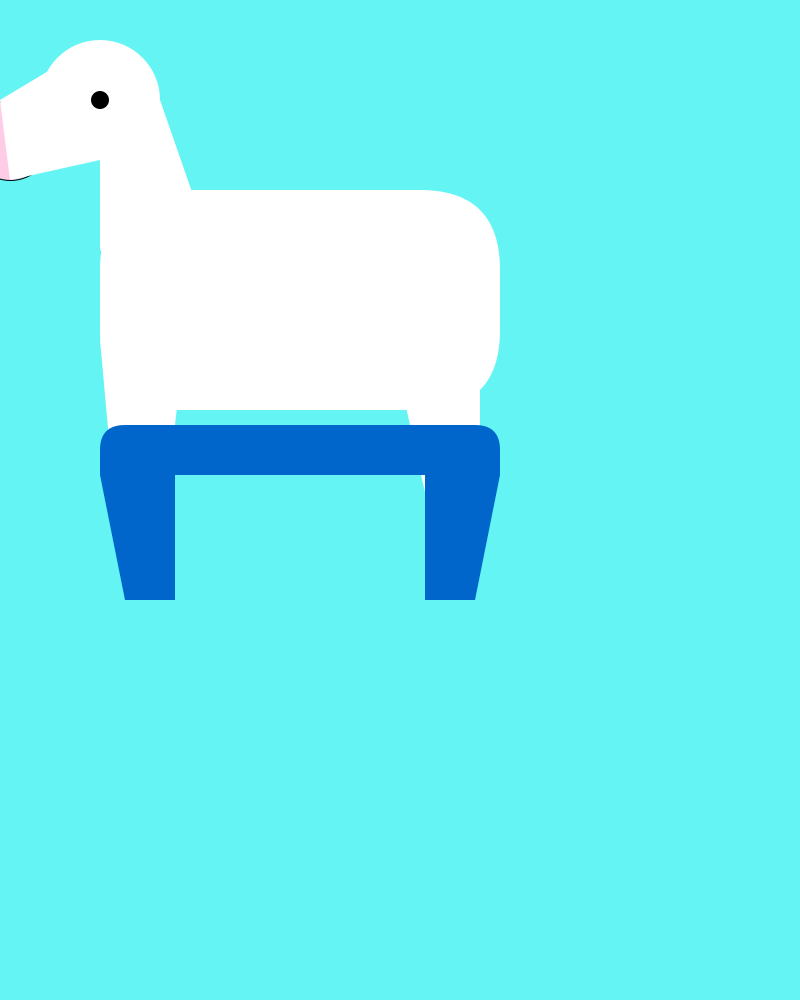
Frame 1 (no input)
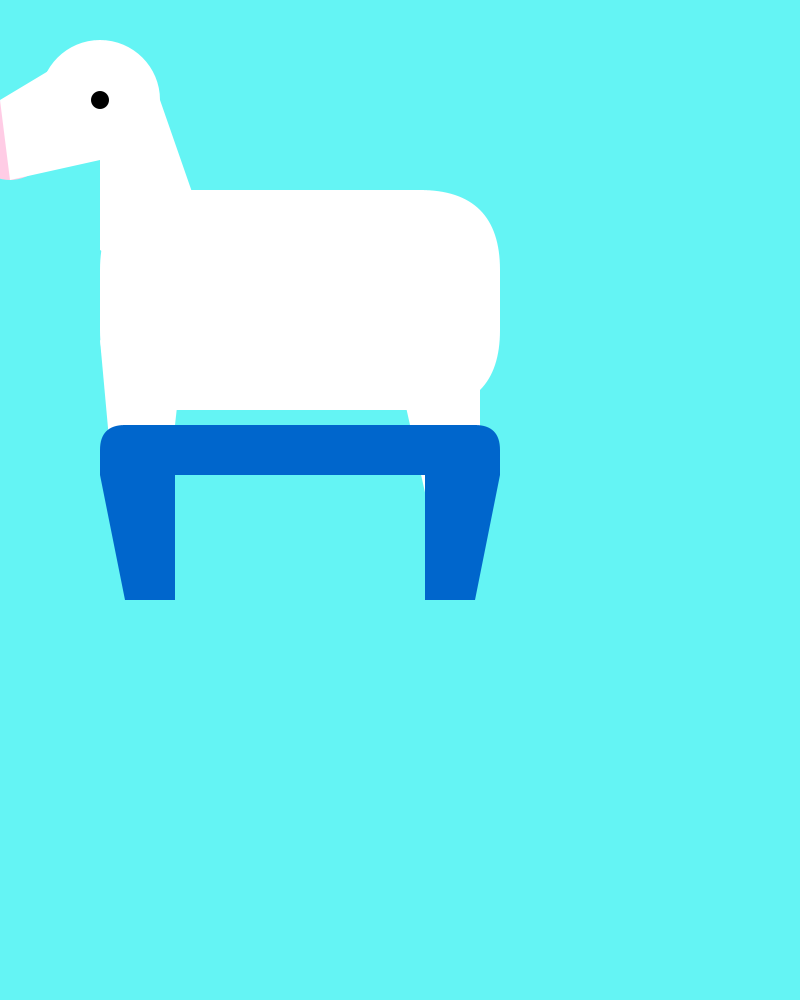
Frame 60 (the mouse pressed at the canvas centre just before this capture)
Frame 120 (the mouse held since frame 60 and released just before this capture): identical to frame 60, image omitted

The Processing sketch that drew these frames (run headless with seeded random() and noise(); from frame 60 on, the mouse is pressed at the canvas centre):

// Processing sketch: shopwindow
// ── shopwindow.pde
Spot[] spots = new Spot[20];
Fruit[] fruits = new Fruit[15];

boolean rainingFruit = false;
boolean rainingWater = false;

Table table;
Outside outside;
Cow cow;

void setup() {
  size (800, 1000); 
  rectMode (CENTER);

  table = new Table(300, 450);
  outside = new Outside (0, 0);
  cow = new Cow (300, 300);

  for (int i = 0; i<fruits.length; i++) {
    fruits[i] = new Fruit(random(width), random(height));
  }
}

void draw() {
  background(100, 244, 244); //gray   
  cow.display();
  table.display();

  if (rainingFruit) {
    for (int i = 0; i<fruits.length; i++) { 
      fruits[i].fruit();
      fruits[i].fall();
    }
  }
  if (rainingWater) {
    for (int i = 0; i<fruits.length; i++) { 
      fruits[i].water();
    }
  }
}

void keyPressed() {
  if (key == 'f') {
    rainingFruit = true;
    if (key == 'w') {
      rainingWater = true;
    }
  }
}

// ── Cow.pde
class Cow {
  int cowX, cowY;  
  float spotX = (random(cowX-100, cowX+100));
  float spotY = (random(cowY-55, cowY+55));

  Cow(int initX, int initY) {         
    cowX = initX;
    cowY = initY;
  } 

  void display() {
    //cow
    fill(255, 204, 229);
    ellipse(cowX-290, cowY-160, 80, 80);                                                  //nose

    fill (255, 255, 255);
    noStroke();
    rect(cowX, cowY, 400, 220, 80, 80, 80, 80);                                          //torso

    quad(cowX-200, cowY+40, cowX-120, cowY+80, cowX-140, cowY+260, cowX-180, cowY+260);     //front leg
    quad(cowX+100, cowY+80, cowX+180, cowY+80, cowX+180, cowY+260, cowX+140, cowY+260);      //behind leg
    quad(cowX-140, cowY-200, cowX-200, cowY-200, cowX-200, cowY-50, cowX-60, cowY+30);    //neck

    ellipse(cowX-200, cowY-200, 120, 120);                                                 //head
    quad(cowX-300, cowY-200, cowX-200, cowY-260, cowX-200, cowY-140, cowX-290, cowY-120);

    fill(0, 0, 0);
    ellipse(cowX-200, cowY-200, 18, 18);                                                    //eye
  }
}

/* 
 rect(cowX, cowY, 200, 110, 40, 40, 40, 40);                                          //torso
 
 quad(cowX-100, cowY+20, cowX-60, cowY+40, cowX-70, cowY+130, cowX-90, cowY+130);     //front leg
 quad(cowX+50, cowY+40, cowX+90, cowY+40, cowX+90, cowY+130, cowX+70, cowY+130);      //behind leg
 quad(cowX-70, cowY-100, cowX-100, cowY-100, cowX-100, cowY-25, cowX-30, cowY+15);    //neck
 
 ellipse(cowX-100, cowY-100, 60, 60);                                                 //head
 quad(cowX-150, cowY-100, cowX-100, cowY-130, cowX-100, cowY-70, cowX-145, cowY-60);
 
 fill(0, 0, 0);
 ellipse(cowX-100, cowY-100, 9, 9);                                                    //eye
 */

// ── Fruit.pde
class Fruit { 

  float fruitX = random(width);
  float fruitY = random(-10, 0);
  float yspeed = random(3, 7);

  float angle = 0;
  float angularSpeed = 0.01;

  Fruit(float initX, float initY) {
    fruitX = initX;
    fruitY = initY;
  }

  void fall() {
    fruitY = fruitY +yspeed;
    if (fruitY> height) {
      fruitY = random(0.1, 3);
    }
  }

  void fruit() {
    //lemon
    noStroke();
    fill(255, 255, 102);
    ellipse(fruitX, fruitY, 55, 40);
    triangle(fruitX, fruitY+20, fruitX+3, fruitY-20, fruitX+35, fruitY);
    //pineapple
    noStroke();
    fill(255, 153, 51);
    ellipse(fruitX+100, fruitY+100, 80, 100);
    fill(76, 153, 0);
    triangle(fruitX+90, fruitY+50, fruitX+110, fruitY+50, fruitX+100, fruitY-5);
    triangle(fruitX+90, fruitY+50, fruitX+110, fruitY+50, fruitX+80, fruitY-5);
    triangle(fruitX+90, fruitY+50, fruitX+110, fruitY+50, fruitX+120, fruitY-5);
  }

  void water() {
    stroke(0, 128, 255, 70);
    line(fruitX+50, fruitY, fruitX+47, fruitY+30);
    ellipse(400, 400, 500, 500);
  }
}

// ── Outside.pde
class Outside { 

  int outsideX, outsideY; 

  Outside(int initX, int initY) {         
    outsideX = initX;
    outsideY = initY;
  }

  void display() {
 
    noStroke();
    fill(64, 64, 64);
    rect(0, 300, 50, 600);
    rect(300, 600, 600, 50);
    
  }
}

// ── Spot.pde
class Spot {
  float X = random(width); 
  float Y = random(height);
  }

  void grow() {
    fill (255, 0, 0);
    ellipse(X, Y, 100, 100);
  }

// ── Table.pde
class Table { 

  int tableX, tableY; 
  PImage img;

  Table(int initX, int initY) {         
    tableX = initX;
    tableY = initY;
  }

  void display() {

    //table
    fill(0, 102, 204);                                 //blue
    noStroke();
    rect(300, 450, 400, 50, 30, 30, 0, 0);
    quad(100, 475, 175, 475, 175, 600, 125, 600);      //right

    quad(425, 475, 500, 475, 475, 600, 425, 600);      //left
  }
}
